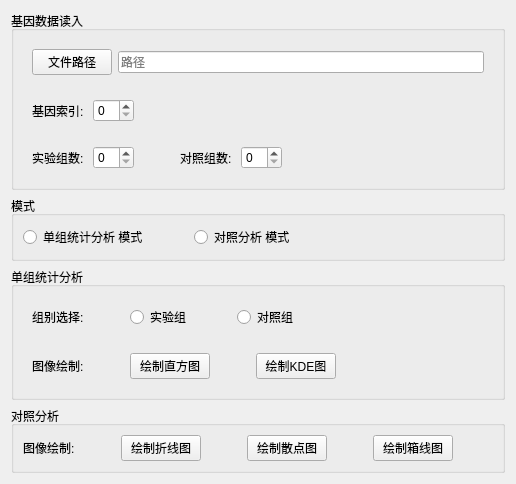
    <widget class="QWidget" name="pageGene">
     <layout class="QVBoxLayout" name="verticalLayout_16">
      <item>
       <widget class="QGroupBox" name="groupBox_5">
        <property name="title">
         <string>基因数据读入</string>
        </property>
        <layout class="QVBoxLayout" name="verticalLayout_18">
         <item>
          <widget class="QWidget" name="widget_16" native="true">
           <layout class="QHBoxLayout" name="horizontalLayout_24">
            <item>
             <widget class="QPushButton" name="expPath">
              <property name="text">
               <string>文件路径</string>
              </property>
             </widget>
            </item>
            <item>
             <widget class="QLineEdit" name="expFile">
              <property name="placeholderText">
               <string>路径</string>
              </property>
             </widget>
            </item>
           </layout>
          </widget>
         </item>
         <item>
          <widget class="QWidget" name="widget_17" native="true">
           <layout class="QHBoxLayout" name="horizontalLayout_25">
            <item>
             <widget class="QLabel" name="label_2">
              <property name="text">
               <string>基因索引: </string>
              </property>
             </widget>
            </item>
            <item>
             <widget class="QSpinBox" name="geneID"/>
            </item>
            <item>
             <spacer name="horizontalSpacer_35">
              <property name="orientation">
               <enum>Qt::Horizontal</enum>
              </property>
              <property name="sizeHint" stdset="0">
               <size>
                <width>40</width>
                <height>20</height>
               </size>
              </property>
             </spacer>
            </item>
           </layout>
          </widget>
         </item>
         <item>
          <widget class="QWidget" name="widget_18" native="true">
           <layout class="QHBoxLayout" name="horizontalLayout_26">
            <item>
             <widget class="QLabel" name="label_3">
              <property name="text">
               <string>实验组数: </string>
              </property>
             </widget>
            </item>
            <item>
             <widget class="QSpinBox" name="expN"/>
            </item>
            <item>
             <spacer name="horizontalSpacer_38">
              <property name="orientation">
               <enum>Qt::Horizontal</enum>
              </property>
              <property name="sizeType">
               <enum>QSizePolicy::Minimum</enum>
              </property>
              <property name="sizeHint" stdset="0">
               <size>
                <width>40</width>
                <height>20</height>
               </size>
              </property>
             </spacer>
            </item>
            <item>
             <widget class="QLabel" name="label_4">
              <property name="text">
               <string>对照组数: </string>
              </property>
             </widget>
            </item>
            <item>
             <widget class="QSpinBox" name="baseN"/>
            </item>
            <item>
             <spacer name="horizontalSpacer_37">
              <property name="orientation">
               <enum>Qt::Horizontal</enum>
              </property>
              <property name="sizeHint" stdset="0">
               <size>
                <width>40</width>
                <height>20</height>
               </size>
              </property>
             </spacer>
            </item>
           </layout>
          </widget>
         </item>
        </layout>
       </widget>
      </item>
      <item>
       <widget class="QGroupBox" name="groupBox_6">
        <property name="title">
         <string>模式</string>
        </property>
        <layout class="QHBoxLayout" name="horizontalLayout_20">
         <item>
          <widget class="QRadioButton" name="singleMod">
           <property name="text">
            <string>单组统计分析 模式</string>
           </property>
          </widget>
         </item>
         <item>
          <spacer name="horizontalSpacer_28">
           <property name="orientation">
            <enum>Qt::Horizontal</enum>
           </property>
           <property name="sizeType">
            <enum>QSizePolicy::Minimum</enum>
           </property>
           <property name="sizeHint" stdset="0">
            <size>
             <width>40</width>
             <height>20</height>
            </size>
           </property>
          </spacer>
         </item>
         <item>
          <widget class="QRadioButton" name="conMod">
           <property name="text">
            <string>对照分析 模式</string>
           </property>
          </widget>
         </item>
         <item>
          <spacer name="horizontalSpacer_27">
           <property name="orientation">
            <enum>Qt::Horizontal</enum>
           </property>
           <property name="sizeHint" stdset="0">
            <size>
             <width>40</width>
             <height>20</height>
            </size>
           </property>
          </spacer>
         </item>
        </layout>
       </widget>
      </item>
      <item>
       <widget class="QGroupBox" name="singleWg">
        <property name="title">
         <string>单组统计分析</string>
        </property>
        <layout class="QVBoxLayout" name="verticalLayout_17">
         <item>
          <widget class="QWidget" name="widget_14" native="true">
           <layout class="QHBoxLayout" name="horizontalLayout_22">
            <item>
             <widget class="QLabel" name="label_5">
              <property name="text">
               <string>组别选择:</string>
              </property>
             </widget>
            </item>
            <item>
             <spacer name="horizontalSpacer_40">
              <property name="orientation">
               <enum>Qt::Horizontal</enum>
              </property>
              <property name="sizeType">
               <enum>QSizePolicy::Minimum</enum>
              </property>
              <property name="sizeHint" stdset="0">
               <size>
                <width>40</width>
                <height>20</height>
               </size>
              </property>
             </spacer>
            </item>
            <item>
             <widget class="QRadioButton" name="chooseExp">
              <property name="text">
               <string>实验组</string>
              </property>
             </widget>
            </item>
            <item>
             <spacer name="horizontalSpacer_32">
              <property name="orientation">
               <enum>Qt::Horizontal</enum>
              </property>
              <property name="sizeType">
               <enum>QSizePolicy::Minimum</enum>
              </property>
              <property name="sizeHint" stdset="0">
               <size>
                <width>40</width>
                <height>20</height>
               </size>
              </property>
             </spacer>
            </item>
            <item>
             <widget class="QRadioButton" name="chooseBase">
              <property name="text">
               <string>对照组</string>
              </property>
             </widget>
            </item>
            <item>
             <spacer name="horizontalSpacer_31">
              <property name="orientation">
               <enum>Qt::Horizontal</enum>
              </property>
              <property name="sizeHint" stdset="0">
               <size>
                <width>40</width>
                <height>20</height>
               </size>
              </property>
             </spacer>
            </item>
           </layout>
          </widget>
         </item>
         <item>
          <widget class="QWidget" name="widget_15" native="true">
           <layout class="QHBoxLayout" name="horizontalLayout_23">
            <item>
             <widget class="QLabel" name="label_6">
              <property name="text">
               <string>图像绘制:</string>
              </property>
             </widget>
            </item>
            <item>
             <spacer name="horizontalSpacer_41">
              <property name="orientation">
               <enum>Qt::Horizontal</enum>
              </property>
              <property name="sizeType">
               <enum>QSizePolicy::Minimum</enum>
              </property>
              <property name="sizeHint" stdset="0">
               <size>
                <width>40</width>
                <height>20</height>
               </size>
              </property>
             </spacer>
            </item>
            <item>
             <widget class="QPushButton" name="btHist">
              <property name="text">
               <string> 绘制直方图 </string>
              </property>
             </widget>
            </item>
            <item>
             <spacer name="horizontalSpacer_34">
              <property name="orientation">
               <enum>Qt::Horizontal</enum>
              </property>
              <property name="sizeType">
               <enum>QSizePolicy::Minimum</enum>
              </property>
              <property name="sizeHint" stdset="0">
               <size>
                <width>40</width>
                <height>20</height>
               </size>
              </property>
             </spacer>
            </item>
            <item>
             <widget class="QPushButton" name="bnKDE">
              <property name="text">
               <string> 绘制KDE图 </string>
              </property>
             </widget>
            </item>
            <item>
             <spacer name="horizontalSpacer_33">
              <property name="orientation">
               <enum>Qt::Horizontal</enum>
              </property>
              <property name="sizeHint" stdset="0">
               <size>
                <width>40</width>
                <height>20</height>
               </size>
              </property>
             </spacer>
            </item>
           </layout>
          </widget>
         </item>
        </layout>
       </widget>
      </item>
      <item>
       <widget class="QGroupBox" name="conWg">
        <property name="title">
         <string>对照分析</string>
        </property>
        <layout class="QHBoxLayout" name="horizontalLayout_21">
         <item>
          <widget class="QLabel" name="label_7">
           <property name="text">
            <string>图像绘制:</string>
           </property>
          </widget>
         </item>
         <item>
          <spacer name="horizontalSpacer_42">
           <property name="orientation">
            <enum>Qt::Horizontal</enum>
           </property>
           <property name="sizeType">
            <enum>QSizePolicy::Minimum</enum>
           </property>
           <property name="sizeHint" stdset="0">
            <size>
             <width>40</width>
             <height>20</height>
            </size>
           </property>
          </spacer>
         </item>
         <item>
          <widget class="QPushButton" name="bnPolt">
           <property name="text">
            <string> 绘制折线图 </string>
           </property>
          </widget>
         </item>
         <item>
          <spacer name="horizontalSpacer_39">
           <property name="orientation">
            <enum>Qt::Horizontal</enum>
           </property>
           <property name="sizeType">
            <enum>QSizePolicy::Minimum</enum>
           </property>
           <property name="sizeHint" stdset="0">
            <size>
             <width>40</width>
             <height>20</height>
            </size>
           </property>
          </spacer>
         </item>
         <item>
          <widget class="QPushButton" name="bnScatter">
           <property name="text">
            <string> 绘制散点图 </string>
           </property>
          </widget>
         </item>
         <item>
          <spacer name="horizontalSpacer_30">
           <property name="orientation">
            <enum>Qt::Horizontal</enum>
           </property>
           <property name="sizeType">
            <enum>QSizePolicy::Minimum</enum>
           </property>
           <property name="sizeHint" stdset="0">
            <size>
             <width>40</width>
             <height>20</height>
            </size>
           </property>
          </spacer>
         </item>
         <item>
          <widget class="QPushButton" name="bnBox">
           <property name="text">
            <string> 绘制箱线图 </string>
           </property>
          </widget>
         </item>
         <item>
          <spacer name="horizontalSpacer_29">
           <property name="orientation">
            <enum>Qt::Horizontal</enum>
           </property>
           <property name="sizeHint" stdset="0">
            <size>
             <width>40</width>
             <height>20</height>
            </size>
           </property>
          </spacer>
         </item>
        </layout>
       </widget>
      </item>
     </layout>
    </widget>
